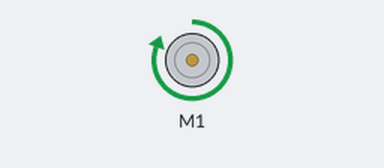
A sketch run on a simulated Arduino Uno, built for the host (arithmetic inside an expression is 32-bit, double 64-bit). Shown: DC motor (green arrow = forward, orange = backward, longer = faster).

Above: at 1.0 s.
At 3.0 s:
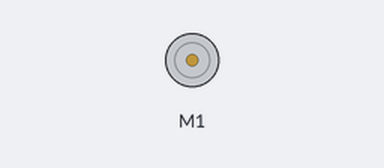
Timing chart, 0 to 5.2 s (numbered marks = the images above):
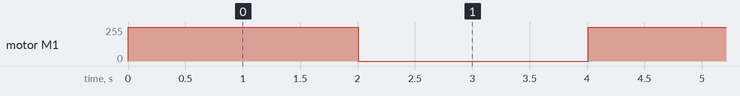

The sketch:

SabertoothControlUnit.ino
```cpp
#include <SabertoothSimplified.h>
#include <stdint.h>

#define BAUDRATE    9600

const uint8_t ui8_Motor1 = 1;
SabertoothSimplified m_c_SabertoothSimplified;

void setup()
{
    SabertoothTXPinSerial.begin(BAUDRATE);
}


void loop()
{
    m_c_SabertoothSimplified.motor(ui8_Motor1, 127);
    delay(2000);
    m_c_SabertoothSimplified.motor(ui8_Motor1, 0);
    delay(2000);
}
```

Measured:
- by itself, motor M1: alternates forward 255/255 for 2.0 s and stopped for 2.0 s
